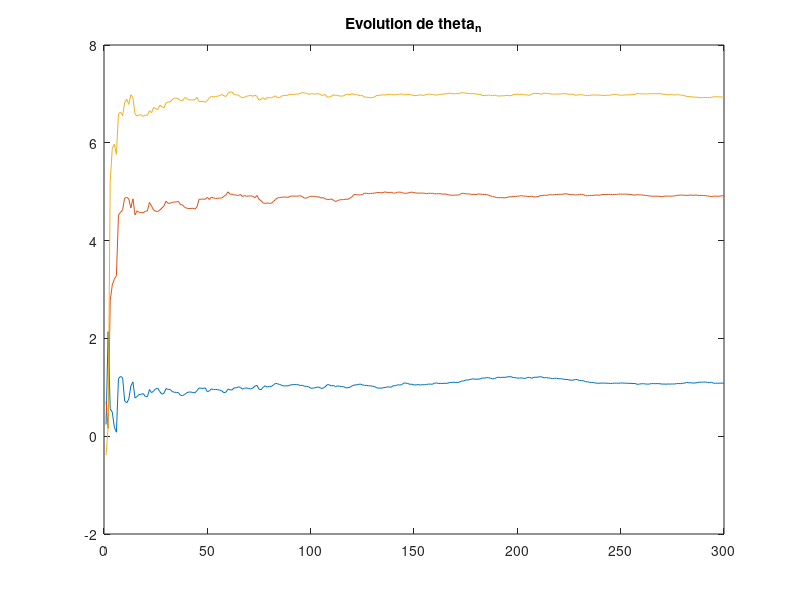
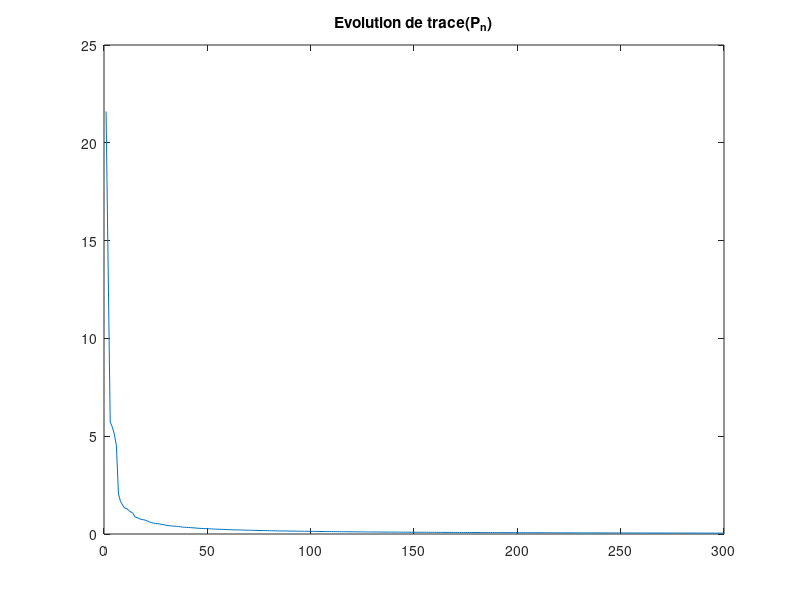

Recreate these plots in MATLAB, in order.
clear all; close all; clc;
load('sinusoide.mat');

%% Estimateur de Gauss-Markov
Z_1N = Z;
m_1N = zeros(N,1);
R_1N = sigmab^2*eye(N);
% H_1 = [cos(om1*1*Te), cos(om2*1*Te), cos(om3*1*Te)];
% H_2 = [cos(om1*2*Te), cos(om2*2*Te), cos(om3*2*Te)];
% H_3 = [cos(om1*3*Te), cos(om2*3*Te), cos(om3*3*Te)];
H_1N = [cos(om1*(1:N)'*Te), cos(om2*(1:N)'*Te), cos(om3*(1:N)'*Te)];
theta_N_GM = (H_1N'/R_1N*H_1N)\(H_1N'/R_1N)*(Z_1N-m_1N)

%% Estimateur de Gauss-Markov - Alternative
S1 = zeros(3,3);
S2 = zeros(3,1);
for i = 1:N
    H_i = [cos(om1*i*Te), cos(om2*i*Te), cos(om3*i*Te)];
    S1 = S1 + H_i'*H_i;
    S2 = S2 + H_i'*Z(i);
end
theta_N_GM_alternatif = inv(S1)*S2

%% Algorithme des Moindres Carr�s R�cursifs
% Conditions initiales
theta_0 = zeros(3,1);
P_0 = 10*eye(3);
% Initialisation de l'algorithme
theta_n = theta_0;
P_n = P_0;
% Algorithme
vectTheta = zeros(3,N);
vectTheta(:,1) = theta_0;
vectTrP = zeros(1,N);
vectTrP(1) = trace(P_0);
for n = 0:N-1
    m_np1 = 0;
    R_np1 = sigmab^2;
    H_np1 = [cos(om1*(n+1)*Te), cos(om2*(n+1)*Te), cos(om3*(n+1)*Te)];
    % Equations de r�currence
    S_np1 = H_np1*P_n*H_np1' + R_np1;
    K_np1 = P_n*H_np1'/S_np1;
    theta_np1 = theta_n + K_np1*(Z(n+1)-m_np1-H_np1*theta_n);
    P_np1 = P_n - K_np1*H_np1*P_n;
    vectTheta(:,n+1) = theta_np1;
    vectTrP(n+1) = trace(P_np1);
    % Iteration
    theta_n = theta_np1;
    P_n = P_np1;
end
theta_MCR = theta_n

figure; plot(1:N,vectTheta);
title('Evolution de theta_n');
figure; plot(1:N,vectTrP);
title('Evolution de trace(P_n)');
